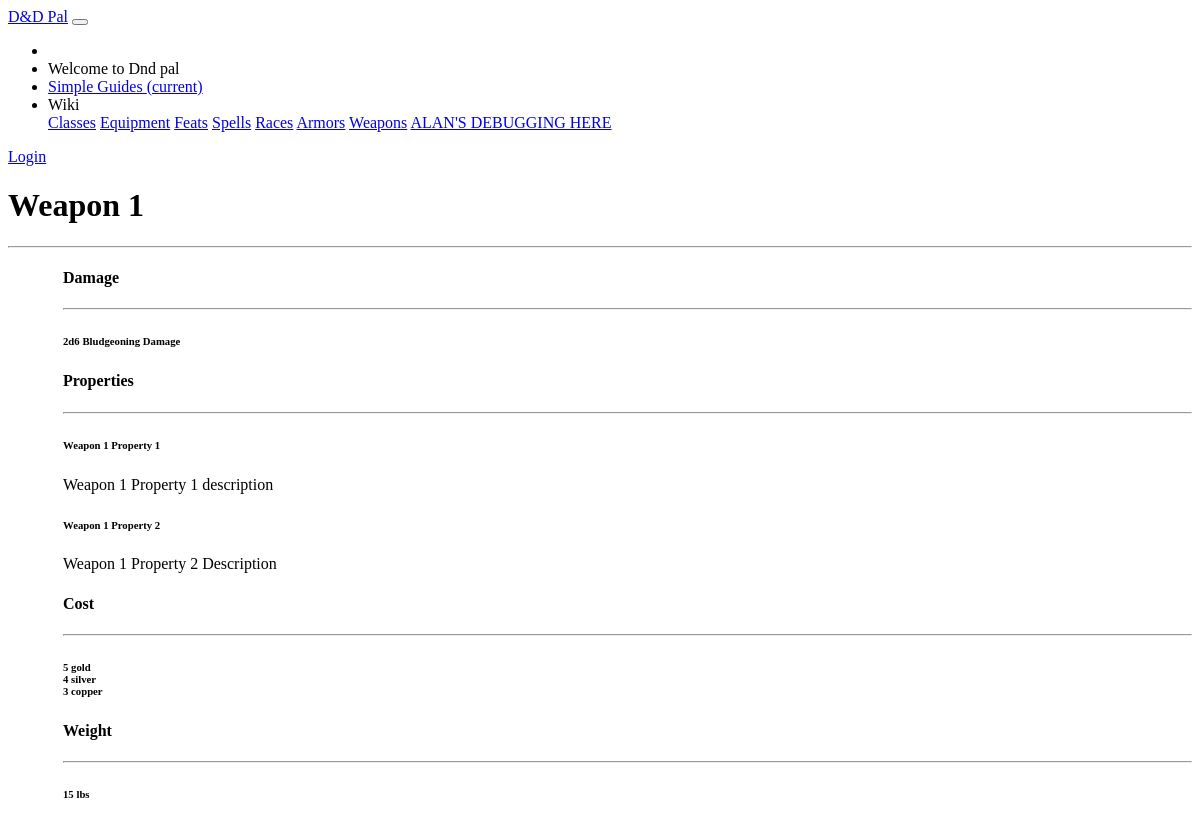
Screenshot of /dndpal/weapon/Weapon 1 with the database file from the repository.
### dndpal/models.py (models this page shows, shortened)
class Weapon(models.Model):
    name = models.CharField(default = '', primary_key = True, max_length = 100, help_text = "Enter the name of this weapon")
    gold = models.IntegerField(default=0, help_text="Enter the gold-price component for this weapon")
    silver = models.IntegerField(default=0, help_text="Enter the silver-price component for this weapon")
    copper = models.IntegerField(default=0, help_text="Enter the copper-price component for this weapon")
    damage = models.CharField(default = "", max_length = 10000, help_text = "Enter the damage die of this weapon")
    DAMAGE_TYPE_CHOICES = (
        ('ac', 'Acid'),
        ('bl', 'Bludgeoning'),
        ('co', 'Cold'),
        ('fi', 'Fire'),
        ('fo', 'Force'),
        ('li', 'Lightning'),
        ('ne', 'Necrotic'),
        ('pi', 'Piercing'),
        ('po', 'Poisoning'),
        ('ps', 'Psychic'),
        ('ra', 'Radiant'),
        ('sl', 'Slashing'),
        ('th', 'Thunder'),
    )
    damage_type = models.CharField(max_length = 2, choices = DAMAGE_TYPE_CHOICES, default = 'ab')
    range = models.CharField(default = "", max_length = 10000, help_text = "Enter the range of the weapon.")
    weight = models.SmallIntegerField(default= 0, help_text="Enter the weight for this item in pounds.")

class Properties(models.Model):
    name = models.CharField(default = '', max_length = 100, help_text = "Enter the name of this property.")
    weapon = models.ForeignKey('Weapon', on_delete=models.CASCADE, null=True)
    description = models.CharField(default = "", max_length = 10000, help_text = "Enter the description of this property")

### dndpal/views.py (the view)
# urls.py: path('weapon/<str:pk>', views.WeaponDetailView.as_view(), name='weapon-detail'),
class WeaponDetailView(generic.DetailView):
    model = Weapon
    def get_context_data(self, **kwargs):
        context = super(WeaponDetailView, self).get_context_data(**kwargs)
        context['properties'] = Properties.objects.filter(weapon = context['weapon'])
        print('properties'+str(context['properties']))
        return context

### dndpal/templates/dndpal/weapon_detail.html
{% extends "base_generic.html" %}
{% block content %}
<main role="main" class="container">
    <div class="container card p-5" style="margin-top:10px;">
        <div class="row" style="margin-top: 10px">
            <div class="col-md">
                <h1>{{weapon.name}}</h1>
                <hr>
            </div>
        </div>
        <div style="margin-left: 55px;">
            <div class="row" style="margin-top: 10px">
                <div class="col-md-3">
                    <h4>Damage</h4>
                    <hr>
                    <h6>{{weapon.damage}} {{weapon.get_damage_type_display}} Damage</h6>
                </div>
            </div>
            <div class="row" style="margin-top: 10px">
                <div class="col-md-3">
                    <h4>Properties</h4>
                    <hr>
                    {% for f in properties %}
                        <div>
                            <h6>{{f.name}}</h6>
                            <p> {{f.description}}</p>
                        </div>
                    {% endfor %}
                </div>
            </div>
            <div class="row" style="margin-top: 10px">
                <div class="col-md-3">
                    <h4>Cost</h4>
                    <hr>
                    <h6>{{weapon.gold}} gold <br>
                        {{weapon.silver}} silver <br>
                        {{weapon.copper}} copper
                    </h6>
                </div>
            </div>
            <div class="row" style="margin-top: 10px">
                <div class="col-md-6">
                    <h4>Weight</h4>
                    <hr>
                    <div>
                        <h6 class="m-3">{{weapon.weight}} lbs</h6>
                    </div>
                </div>
            </div>
        </div>
    </div>
</main>
{% endblock %}

### rows the page displays
Weapon: name "Weapon 1", damage "2d6", damage_type "Bludgeoning", gold "5", silver "4", copper "3", weight "15"
Properties: name "Weapon 1 Property 1", description "Weapon 1 Property 1 description"
Properties: name "Weapon 1 Property 2", description "Weapon 1 Property 2 Description"
